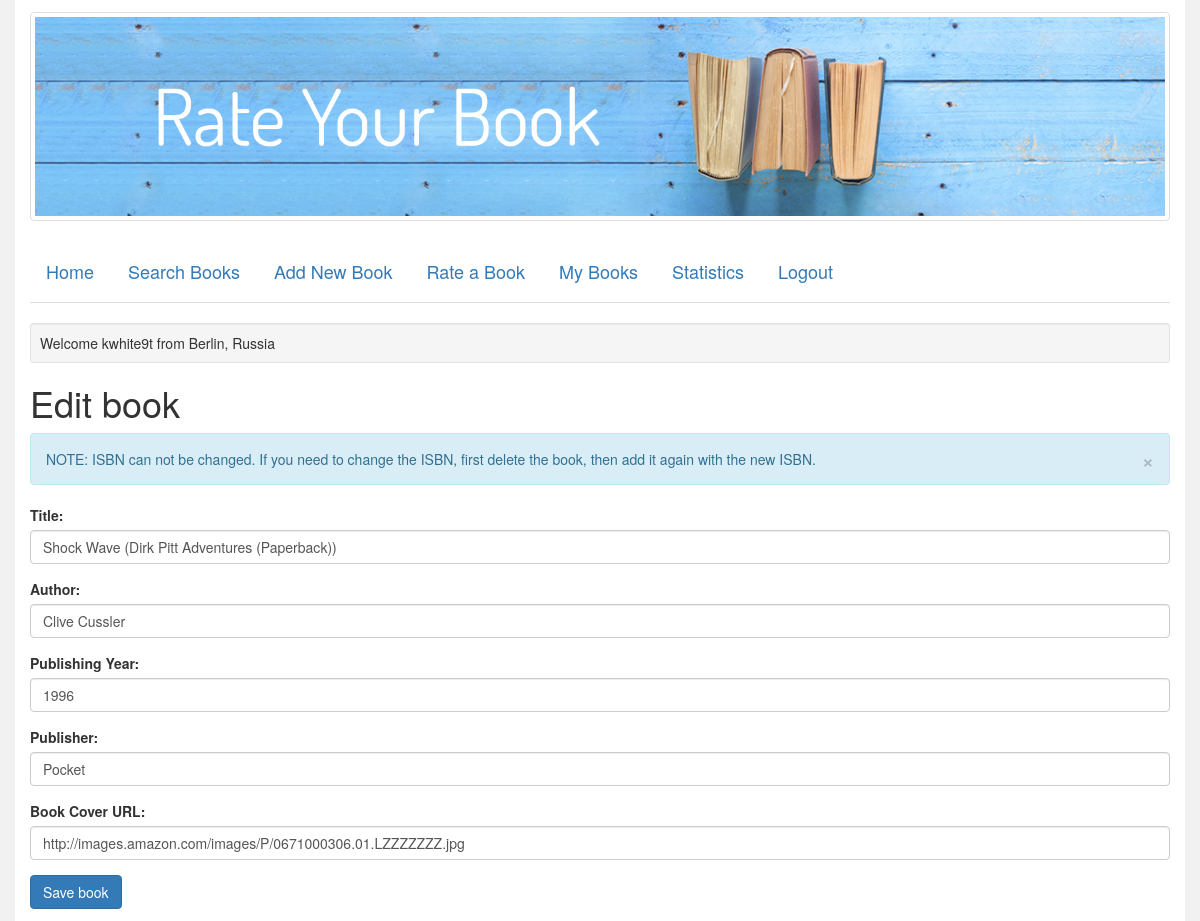
The page /app/edit-book.php?isbn=0671000306 (signed in) on the database its author committed.
### tables this page shows
CREATE TABLE `books` (
  `isbn` varchar(100) NOT NULL,
  `book_title` varchar(100) DEFAULT NULL,
  `book_author` varchar(100) DEFAULT NULL,
  `publish_year` int(4) DEFAULT NULL,
  `publisher` varchar(100) DEFAULT NULL,
  `registration_date` datetime DEFAULT NULL,
  `registered_by` int(11) DEFAULT NULL,
  `book_image` varchar(2000) DEFAULT NULL
);

### app/backend/books-app.php (called while the page is built, shortened)
<?php
class BooksApp {
	protected $connection;
	public function __construct() {
		$this->connection = $this->connect_to_db();
	}
	protected function connect_to_db() {
		$servername = DB_HOST;
		$username = DB_USER;
		$password = DB_PASSWORD;
		$database_name = DB_NAME;
		$conn = new mysqli($servername, $username, $password, $database_name);
		return $conn;
	}
	public function get_book_by_isbn($isbn = "") {
		$sql = "SELECT isbn, book_title, book_author, publish_year, publisher, book_image, registered_by, registration_date FROM books WHERE isbn = ?";
		$stmt = $this->connection->prepare($sql);
		$stmt->bind_param('s', $isbn);
		$stmt->execute();
		$result = $stmt->get_result();
		if ($result->num_rows > 0) {
			$book = $result->fetch_object();
			$user_id = $book->registered_by;
			$isbn = $book->isbn;
			$user_name = $this->get_user_name_by_id($user_id);
			$rating_avg = $this->get_book_avarage_rating($isbn);
			$book->registered_by = $user_name;
			$book->rating_avg = $rating_avg;
			return $book;
		}
		return false;
	}
	public function get_user_name_by_id($id ="") {
		$sql = "SELECT user_name FROM users WHERE user_id = ".$id.";";
		if ($result = $this->connection->query($sql)) {
			$row = $result->fetch_object();
			$user_name = $row->user_name;
			return $user_name;
		}
		return false;
	}
	public function get_book_avarage_rating($isbn = "") {
		$sql = "SELECT AVG(rating) AS avg FROM books_ratings WHERE isbn = '".$isbn."'";
		$result = $this->connection->query($sql);
		if ($result->num_rows > 0) {
			$row = $result->fetch_object();
			$avg = round($row->avg, 0, PHP_ROUND_HALF_UP);
			return $avg;
		}
		return false;
	}
	}

### app/backend/initialize.php (called while the page is built, shortened)
<?php
	require_once(__DIR__ . '/books-app.php');
	$app = new BooksApp();
?>

### app/edit-book.php (the view, shortened to what this page needs)
<?php
	require_once(__DIR__ . '/backend/initialize.php');
	$isbn = $_GET['isbn'];
	$book = $app->get_book_by_isbn($isbn);
?>
<!DOCTYPE html>
<html>
<head>
	<link rel="stylesheet" type="text/css" href="/app/css/bootstrap.min.css">
	<link rel="stylesheet" type="text/css" href="/app/css/style.css">
</head>
<body>
	<div class="container">
		<div>
			<?php include(__DIR__ . '/partials/header.php'); ?>
		</div>
			<h1>Edit book</h1>
			<div class="alert alert-info">
			<a href="#" class="close" data-dismiss="alert" aria-label="close">&times;</a>
			NOTE: ISBN can not be changed. If you need to change the ISBN, first delete the book, then add it again with the new ISBN.
			</div>
			<form action="/app/backend/edit-user-book.php" method="post">
				<div class="form-group">
					<label for="booktitle">Title:</label>
					<input type="text" name="booktitle" placeholder="Title" id="booktitle" value="<?php echo $book->book_title; ?>" required class="form-control">
				</div>
				<div class="form-group">
					<label for="bookauthor">Author:</label>
					<input type="text" name="bookauthor" id="bookauthor" placeholder="Author" value="<?php echo $book->book_author; ?>" required class="form-control">
				</div>
				<div class="form-group">
					<label for="publishyear">Publishing Year:</label>
					<input type="text" name="publishyear" placeholder="Year" id="publishyear" value="<?php echo $book->publish_year; ?>" required class="form-control">
				</div>
				<div class="form-group">
					<label for="publisher">Publisher:</label>
					<input type="text" name="publisher" placeholder="Publisher" id="publisher" value="<?php echo $book->publisher; ?>" required class="form-control">
				</div>
				<div class="form-group">
					<label for="bookimage">Book Cover URL:</label>
					<input type="url" name="bookimage" placeholder="image URL" id="bookimage" value="<?php echo $book->book_image; ?>" required class="form-control">
				</div>
					<input type="submit" value="Save book" name="submit" class="btn btn-primary">
			</form>
	</div>
</body>
</html>

### app/css/style.css (style rules this page uses)
body { background-color: #f1f1f1; }
.container { background-color: white; padding-bottom: 1%; padding-top: 1%; }

### rows shown on the page
books: booktitle "Shock Wave (Dirk Pitt Adventures (Paperback))", bookauthor "Clive Cussler", publishyear "1996", publisher "Pocket", bookimage "http://images.amazon.com/images/P/0671000306.01.LZZZZZZZ.jpg"

### other values the page prints
$app->user->user_name "kwhite9t"
$app->user->city "Berlin"
$app->user->country "Russia"
